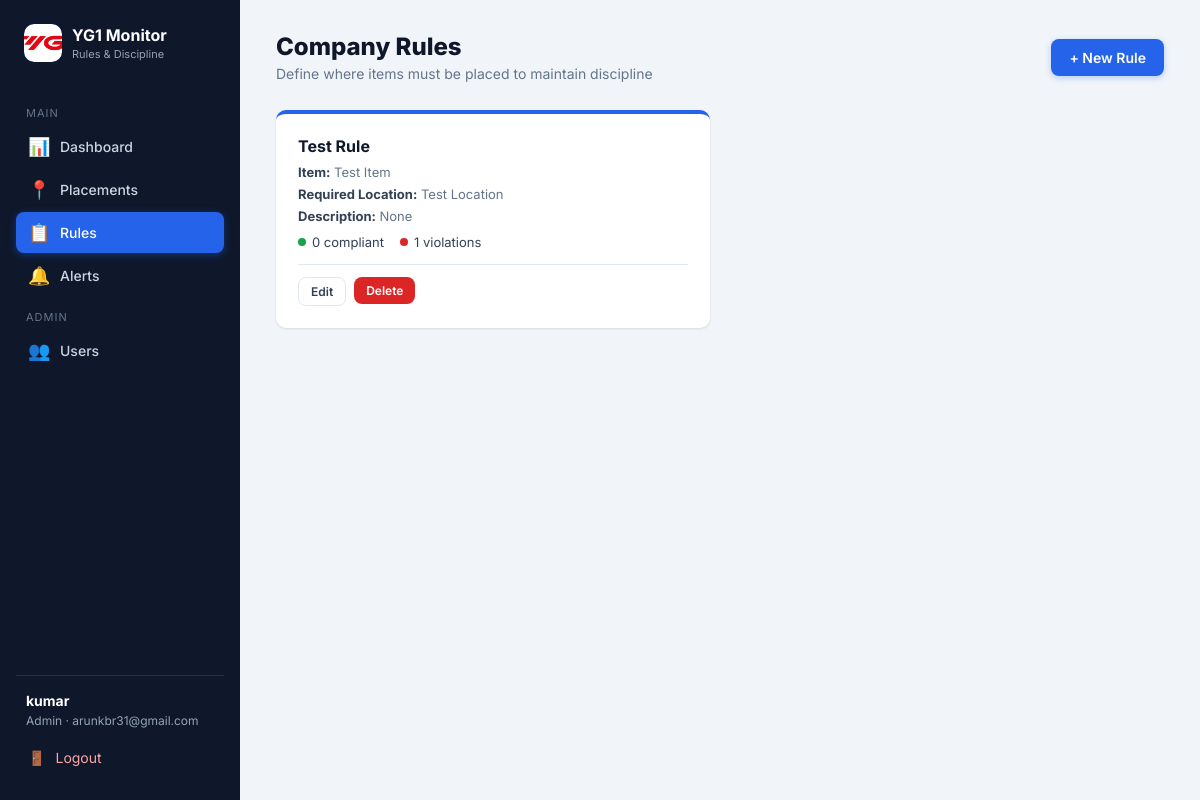
Screenshot of /rules (signed in) with the database file from the repository.
### models.py (models this page shows, shortened)
class User(UserMixin, db.Model):
    id = db.Column(db.Integer, primary_key=True)
    username = db.Column(db.String(80), unique=True, nullable=False, index=True)
    email = db.Column(db.String(120), unique=True, nullable=False, index=True)
    password_hash = db.Column(db.String(256), nullable=False)
    role = db.Column(db.String(20), nullable=False, default='coordinator')
    is_active = db.Column(db.Boolean, default=True)
    created_at = db.Column(db.DateTime, default=datetime.utcnow)

class Rule(db.Model):
    id = db.Column(db.Integer, primary_key=True)
    rule_name = db.Column(db.String(120), nullable=False)
    item = db.Column(db.String(100), nullable=False)
    required_location = db.Column(db.String(200), nullable=False)
    description = db.Column(db.Text)
    created_at = db.Column(db.DateTime, default=datetime.utcnow)
    updated_at = db.Column(db.DateTime, default=datetime.utcnow, onupdate=datetime.utcnow)
    placements = db.relationship('Placement', backref='rule', lazy=True, cascade='all, delete-orphan')

### app.py (the view)
@app.route('/rules')
@login_required
def rules():
    all_rules = Rule.query.order_by(Rule.created_at.desc()).all()
    return render_template('rules.html', rules=all_rules)

### app.py (called while the page is built)
@login_manager.user_loader
def load_user(user_id):
    return db.session.get(User, int(user_id))

### templates/rules.html (shortened to what this page needs)
{% extends "base.html" %}
{% block content %}
<div class="layout">
    <aside class="sidebar">
        <div class="brand">
            <div class="badge"><img src="{{ url_for('static', filename='images/yg1_images.png') }}" alt="YG1 Logo"></div>
            <div>
                <h2>YG1 Monitor</h2>
                <small>Rules & Discipline</small>
            </div>
        </div>
        <nav>
            <div class="nav-label">Main</div>
            <a href="{{ url_for('dashboard') }}"><span class="icon">📊</span> <span>Dashboard</span></a>
            <a href="{{ url_for('placements') }}"><span class="icon">📍</span> <span>Placements</span></a>
            <a href="{{ url_for('rules') }}" class="active"><span class="icon">📋</span> <span>Rules</span></a>
            <a href="{{ url_for('alerts') }}"><span class="icon">🔔</span> <span>Alerts</span></a>
            {% if current_user.role == 'admin' %}
            <div class="nav-label">Admin</div>
            <a href="{{ url_for('users') }}"><span class="icon">👥</span> <span>Users</span></a>
            {% endif %}
        </nav>
        <div class="user-box">
            <div class="user-info">
                <strong>{{ current_user.username }}</strong>
                <span>{{ current_user.role|capitalize }} · {{ current_user.email }}</span>
            </div>
            <a href="{{ url_for('logout') }}" style="display:flex; align-items:center; gap:10px; padding:10px 12px; border-radius:8px; font-size:14px; color:#fca5a5; transition:background .2s;">
                <span class="icon">🚪</span> <span>Logout</span>
            </a>
        </div>
    </aside>
    <main class="main">
        <div class="page-header">
            <div>
                <h1>Company Rules</h1>
                <p>Define where items must be placed to maintain discipline</p>
            </div>
            <div class="actions">
                <a href="{{ url_for('add_rule') }}" class="btn btn-primary">+ New Rule</a>
            </div>
        </div>
        {% if rules %}
        <div class="rule-cards">
            {% for rule in rules %}
            <div class="rule-card">
                <h4>{{ rule.rule_name }}</h4>
                <div class="meta"><strong>Item:</strong> {{ rule.item }}</div>
                <div class="meta"><strong>Required Location:</strong> {{ rule.required_location }}</div>
                {% if rule.description %}
                <div class="meta"><strong>Description:</strong> {{ rule.description }}</div>
                {% endif %}
                <div class="counts-inline">
                    <span><span class="dot dot-green"></span> {{ rule.placements|selectattr('is_compliant')|list|length }} compliant</span>
                    <span><span class="dot dot-red"></span> {{ rule.placements|rejectattr('is_compliant')|list|length }} violations</span>
                </div>
                <div class="rule-actions">
                    <a href="{{ url_for('edit_rule', rule_id=rule.id) }}" class="btn btn-outline btn-sm">Edit</a>
                    {% if current_user.role == 'admin' %}
                    <form method="POST" action="{{ url_for('delete_rule', rule_id=rule.id) }}" onsubmit="return confirm('Delete this rule and all its placements?');">
                        <button type="submit" class="btn btn-danger btn-sm">Delete</button>
                    </form>
                    {% endif %}
                </div>
            </div>
            {% endfor %}
        </div>
        {% endif %}
    </main>
</div>
{% endblock %}

### templates/base.html (style rules this page uses)
:root { --primary: #2563eb; --primary-dark: #1d4ed8; --primary-light: #dbeafe; --success: #16a34a; --success-light: #dcfce7; --warning: #d97706; --warning-light: #fef3c7; --danger: #dc2626; --danger-light: #fee2e2; --info: #0891b2; --info-light: #cffafe; --dark: #0f172a; --gray: #f1f5f9; --gray-border: #e2e8f0; --text: #334155; --text-light: #64748b; --shadow: 0 1px 3px rgba(0,0,0,.08), 0 1px 2px rgba(0,0,0,.04); --shadow-lg: 0 10px 25px rgba(0,0,0,.12); --radius: 10px; }
* { margin: 0; padding: 0; box-sizing: border-box; }
body { font-family: 'Inter', -apple-system, sans-serif; background: var(--gray); color: var(--text); min-height: 100vh; }
a { text-decoration: none; color: inherit; }
button { font-family: inherit; cursor: pointer; }
.btn { display: inline-block; padding: 10px 18px; border: none; border-radius: 8px; font-size: 14px; font-weight: 600; transition: background .2s, transform .1s, box-shadow .2s; }
.btn-primary { background: var(--primary); color: white; box-shadow: 0 2px 6px rgba(37,99,235,.3); }
.btn-danger { background: var(--danger); color: white; }
.btn-outline { background: white; color: var(--text); border: 1.5px solid var(--gray-border); }
.btn-sm { padding: 6px 12px; font-size: 12px; }
.layout { display: flex; height: 100vh; overflow: hidden; }
.sidebar { width: 240px; background: var(--dark); color: #cbd5e1; padding: 24px 16px; display: flex; flex-direction: column; position: fixed; top: 0; bottom: 0; left: 0; z-index: 100; }
.sidebar .brand { display: flex; align-items: center; gap: 10px; margin-bottom: 32px; padding: 0 8px; }
.sidebar .brand .badge { width: 38px; height: 38px; background: var(--primary); border-radius: 10px; display: flex; align-items: center; justify-content: center; font-weight: 800; font-size: 18px; color: white; overflow: hidden; padding: 0; }
.sidebar .brand .badge img { width: 100%; height: 100%; object-fit: cover; border-radius: 10px; display: block; }
.sidebar .brand h2 { font-size: 16px; font-weight: 700; color: white; }
.sidebar .brand small { display: block; font-size: 11px; color: #94a3b8; font-weight: 400; margin-top: 2px; }
.sidebar nav { flex: 1; }
.sidebar nav .nav-label { font-size: 11px; text-transform: uppercase; letter-spacing: 1px; color: #64748b; padding: 12px 10px 6px; }
.sidebar nav a { display: flex; align-items: center; gap: 10px; padding: 10px 12px; border-radius: 8px; font-size: 14px; font-weight: 500; color: #cbd5e1; transition: background .2s, color .2s; margin-bottom: 2px; }
.sidebar nav a.active { background: var(--primary); color: white; box-shadow: 0 2px 8px rgba(37,99,235,.4); }
.sidebar nav a .icon { font-size: 18px; width: 22px; text-align: center; }
.sidebar .user-box { border-top: 1px solid rgba(255,255,255,.1); padding-top: 16px; margin-top: auto; }
.sidebar .user-box .user-info { padding: 0 10px; margin-bottom: 10px; }
.sidebar .user-box .user-info strong { display: block; color: white; font-size: 14px; }
.sidebar .user-box .user-info span { font-size: 12px; color: #94a3b8; }
.main { flex: 1; margin-left: 240px; padding: 32px 36px; height: 100vh; overflow-y: auto; }
.page-header { display: flex; align-items: center; justify-content: space-between; margin-bottom: 28px; }
.page-header h1 { font-size: 24px; font-weight: 800; color: var(--dark); }
.page-header p { font-size: 14px; color: var(--text-light); margin-top: 4px; }
.page-header .actions { display: flex; gap: 10px; }
.badge { display: inline-block; padding: 4px 12px; border-radius: 20px; font-size: 12px; font-weight: 600; }
.rule-cards { display: grid; grid-template-columns: repeat(auto-fill, minmax(300px, 1fr)); gap: 20px; }
.rule-card { background: white; border-radius: var(--radius); box-shadow: var(--shadow); padding: 22px; border-top: 4px solid var(--primary); transition: transform .2s, box-shadow .2s; }
.rule-card h4 { font-size: 16px; font-weight: 700; color: var(--dark); margin-bottom: 8px; }
.rule-card .meta { font-size: 13px; color: var(--text-light); margin-bottom: 6px; }
.rule-card .meta strong { color: var(--text); }
.rule-card .rule-actions { display: flex; gap: 8px; margin-top: 14px; padding-top: 12px; border-top: 1px solid var(--gray-border); }
.counts-inline { display: flex; gap: 16px; margin-top: 10px; font-size: 13px; }
.counts-inline span { display: flex; align-items: center; gap: 6px; }
.dot { width: 8px; height: 8px; border-radius: 50%; display: inline-block; }
.dot-red { background: var(--danger); }
.dot-green { background: var(--success); }

### rows the page displays
User: username "kumar", role "Admin", email "arunkbr31@gmail.com"
Rule: rule_name "Test Rule", item "Test Item", required_location "Test Location", description "None", placements|selectattr "0", placements|rejectattr "1"
